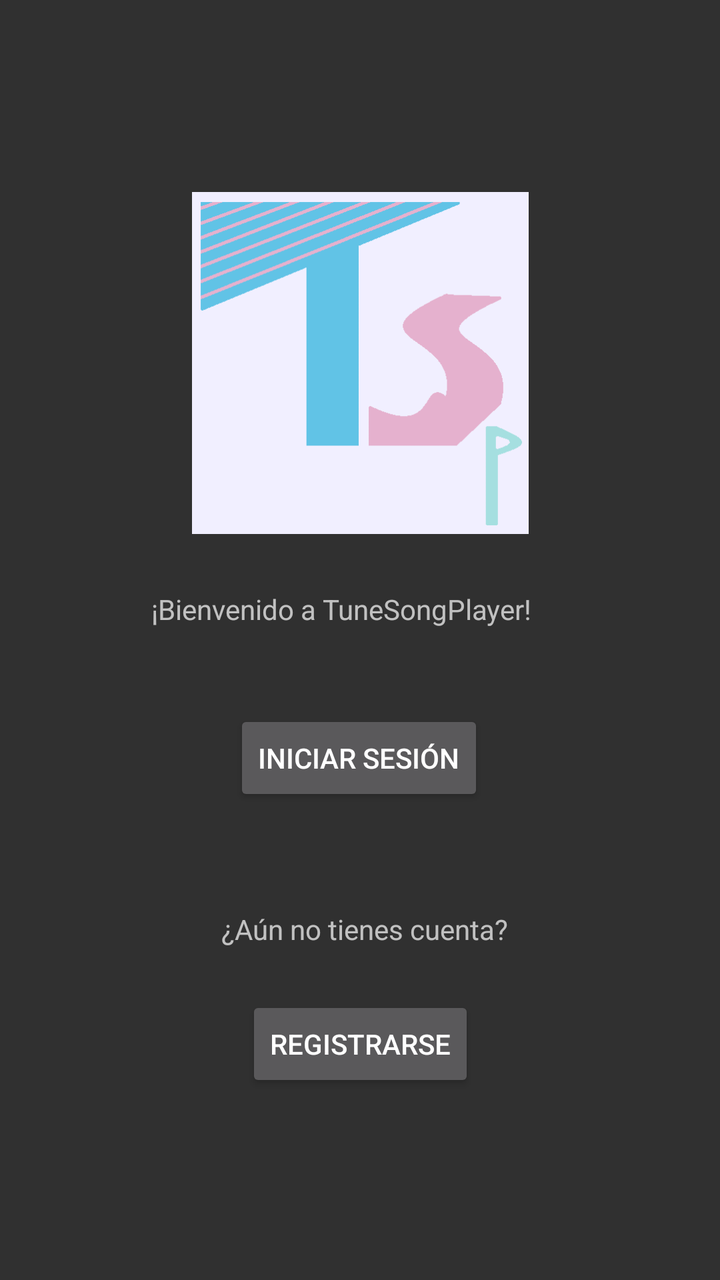
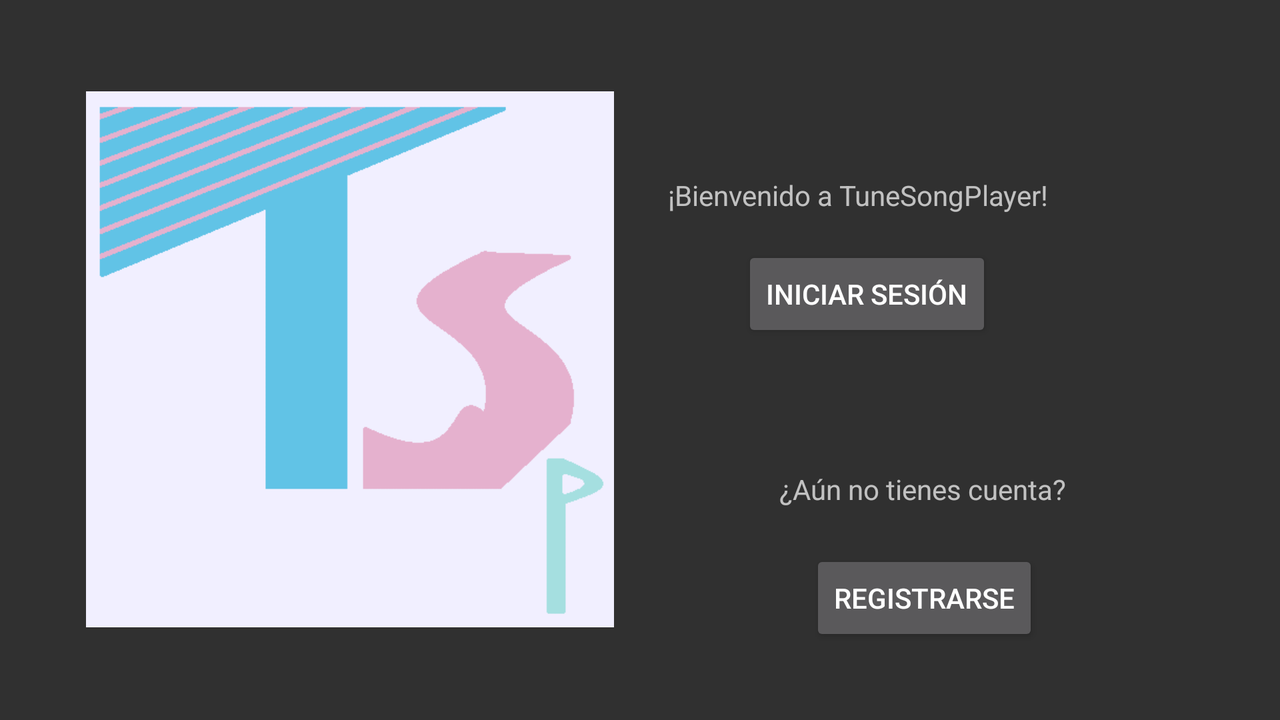

One screen, two layout resources from the same app: the default and the repository's alternative for another configuration. Each is rendered where Android would select it; the XML of both is given below.
<!-- AndroidManifest.xml: application theme Theme.AppCompat.NoActionBar -->
<!-- res/layout/activity_main.xml -->
<?xml version="1.0" encoding="utf-8"?>
<androidx.constraintlayout.widget.ConstraintLayout xmlns:android="http://schemas.android.com/apk/res/android"
    xmlns:app="http://schemas.android.com/apk/res-auto"
    xmlns:tools="http://schemas.android.com/tools"
    android:layout_width="match_parent"
    android:layout_height="match_parent"
    tools:context=".MainActivity">

    <Button
        android:id="@+id/bt_IniciarSesion"
        android:layout_width="wrap_content"
        android:layout_height="wrap_content"
        android:layout_marginTop="88dp"
        android:onClick="bt_IniciarSesion_onClick"
        android:text="@string/bt_IniciarSesion"
        app:layout_constraintEnd_toEndOf="parent"
        app:layout_constraintHorizontal_bias="0.498"
        app:layout_constraintStart_toStartOf="parent"
        app:layout_constraintTop_toBottomOf="@+id/logo_TuneSongPlayer" />

    <TextView
        android:id="@+id/tv_AunNoTienesCuenta"
        android:layout_width="wrap_content"
        android:layout_height="wrap_content"
        android:layout_marginTop="52dp"
        android:text="@string/tv_AunNoTienesCuenta"
        android:textAlignment="center"
        app:layout_constraintEnd_toEndOf="parent"
        app:layout_constraintHorizontal_bias="0.509"
        app:layout_constraintStart_toStartOf="parent"
        app:layout_constraintTop_toBottomOf="@+id/bt_IniciarSesion" />

    <ImageView
        android:id="@+id/logo_TuneSongPlayer"
        android:layout_width="173dp"
        android:layout_height="171dp"
        android:layout_marginTop="96dp"
        app:layout_constraintEnd_toEndOf="parent"
        app:layout_constraintStart_toStartOf="parent"
        app:layout_constraintTop_toTopOf="parent"
        app:srcCompat="@drawable/logotunesongplayer" />

    <Button
        android:id="@+id/bt_Registrarse"
        android:layout_width="wrap_content"
        android:layout_height="wrap_content"
        android:layout_marginTop="24dp"
        android:onClick="bt_Registrarse_onClick"
        android:text="@string/bt_Registrarse"
        app:layout_constraintEnd_toEndOf="parent"
        app:layout_constraintStart_toStartOf="parent"
        app:layout_constraintTop_toBottomOf="@+id/tv_AunNoTienesCuenta" />

    <TextView
        android:id="@+id/tv_Bienvenido"
        android:layout_width="208dp"
        android:layout_height="36dp"
        android:layout_marginTop="28dp"
        android:text="@string/bienvenido"
        app:layout_constraintEnd_toEndOf="parent"
        app:layout_constraintHorizontal_bias="0.497"
        app:layout_constraintStart_toStartOf="parent"
        app:layout_constraintTop_toBottomOf="@+id/logo_TuneSongPlayer" />

</androidx.constraintlayout.widget.ConstraintLayout>
<!-- resources referenced by this layout -->
<resources>
  <!-- drawable logotunesongplayer: png bitmap (drawable, 5229 bytes) -->
  <string name="bienvenido">¡Bienvenido a TuneSongPlayer!</string>
  <string name="bt_IniciarSesion">Iniciar sesión</string>
  <string name="bt_Registrarse">Registrarse</string>
  <string name="tv_AunNoTienesCuenta">¿Aún no tienes cuenta?</string>
</resources>
<!-- res/layout-land/activity_main.xml (the repository's variant of the layout above) -->
<!-- drawn on the phone turned sideways -->
<?xml version="1.0" encoding="utf-8"?>
<androidx.constraintlayout.widget.ConstraintLayout xmlns:android="http://schemas.android.com/apk/res/android"
    xmlns:app="http://schemas.android.com/apk/res-auto"
    xmlns:tools="http://schemas.android.com/tools"
    android:layout_width="match_parent"
    android:layout_height="match_parent">

    <TextView
        android:id="@+id/tv_Bienvenido"
        android:layout_width="210dp"
        android:layout_height="27dp"
        android:layout_marginTop="88dp"
        android:layout_marginEnd="96dp"
        android:text="@string/bienvenido"
        app:layout_constraintEnd_toEndOf="parent"
        app:layout_constraintTop_toTopOf="parent" />

    <ImageView
        android:id="@+id/imageView"
        android:layout_width="286dp"
        android:layout_height="268dp"
        android:layout_marginStart="32dp"
        app:layout_constraintBottom_toBottomOf="parent"
        app:layout_constraintStart_toStartOf="parent"
        app:layout_constraintTop_toTopOf="parent"
        app:layout_constraintVertical_bias="0.496"
        app:srcCompat="@drawable/logotunesongplayer" />

    <Button
        android:id="@+id/bt_IniciarSesion"
        android:layout_width="wrap_content"
        android:layout_height="wrap_content"
        android:layout_marginTop="8dp"
        android:layout_marginEnd="144dp"
        android:onClick="bt_IniciarSesion_onClick"
        android:text="@string/bt_IniciarSesion"
        app:layout_constraintEnd_toEndOf="parent"
        app:layout_constraintTop_toBottomOf="@+id/tv_Bienvenido" />

    <TextView
        android:id="@+id/tv_AunNoTienesCuenta"
        android:layout_width="151dp"
        android:layout_height="21dp"
        android:layout_marginTop="64dp"
        android:text="@string/tv_AunNoTienesCuenta"
        android:textAlignment="center"
        app:layout_constraintEnd_toEndOf="parent"
        app:layout_constraintHorizontal_bias="0.395"
        app:layout_constraintStart_toEndOf="@+id/imageView"
        app:layout_constraintTop_toBottomOf="@+id/bt_IniciarSesion" />

    <Button
        android:id="@+id/bt_Registrarse"
        android:layout_width="wrap_content"
        android:layout_height="wrap_content"
        android:layout_marginTop="16dp"
        android:onClick="bt_Registrarse_onClick"
        android:text="@string/bt_Registrarse"
        app:layout_constraintBottom_toBottomOf="parent"
        app:layout_constraintEnd_toEndOf="parent"
        app:layout_constraintHorizontal_bias="0.419"
        app:layout_constraintStart_toEndOf="@+id/imageView"
        app:layout_constraintTop_toBottomOf="@+id/tv_AunNoTienesCuenta"
        app:layout_constraintVertical_bias="0.079" />
</androidx.constraintlayout.widget.ConstraintLayout>
